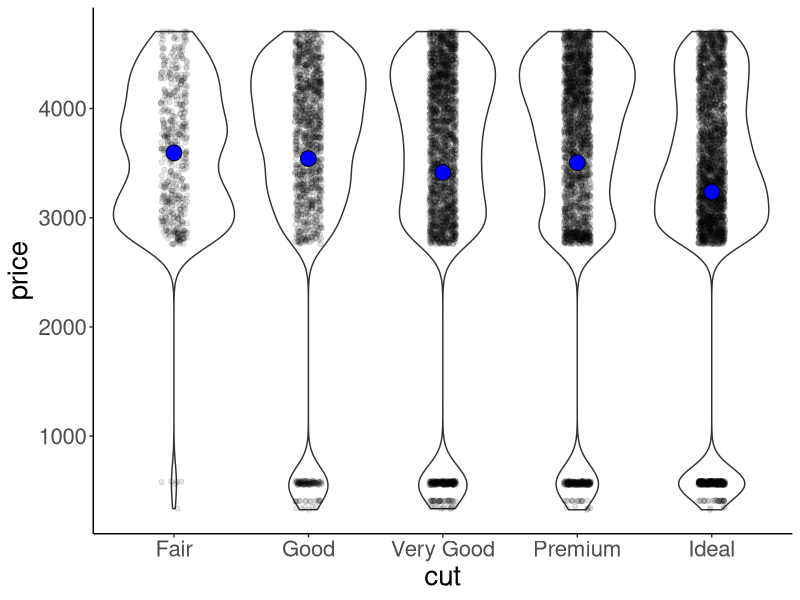

Write the R code that produced this figure. (Note: this script raises an error after producing the figure.)
## ---- chunk 1
library("knitr") # for rendering the RMarkdown file
library("tidyverse") # for data wrangling 
## ---- chunk 2
theme_set(theme_classic()+ #set the theme 
            theme(text = element_text(size = 20))) #set the default text size

opts_chunk$set(collapse = TRUE,
               comment = "#>")

options(dplyr.summarise.inform = F)
## ---- chunk 3
ggplot(data = diamonds[1:10000, ], 
       mapping = aes(x = cut, y = price)) +
  geom_violin() +
  geom_point(alpha = 0.1,
             position = position_jitter(width = 0.1)) +
  stat_summary(fun = "mean",
               shape = 21,
               geom = "point",
               fill = "blue",
               size = 5)
## ---- chunk 4
include_graphics("figures/practice_plot1.png")
